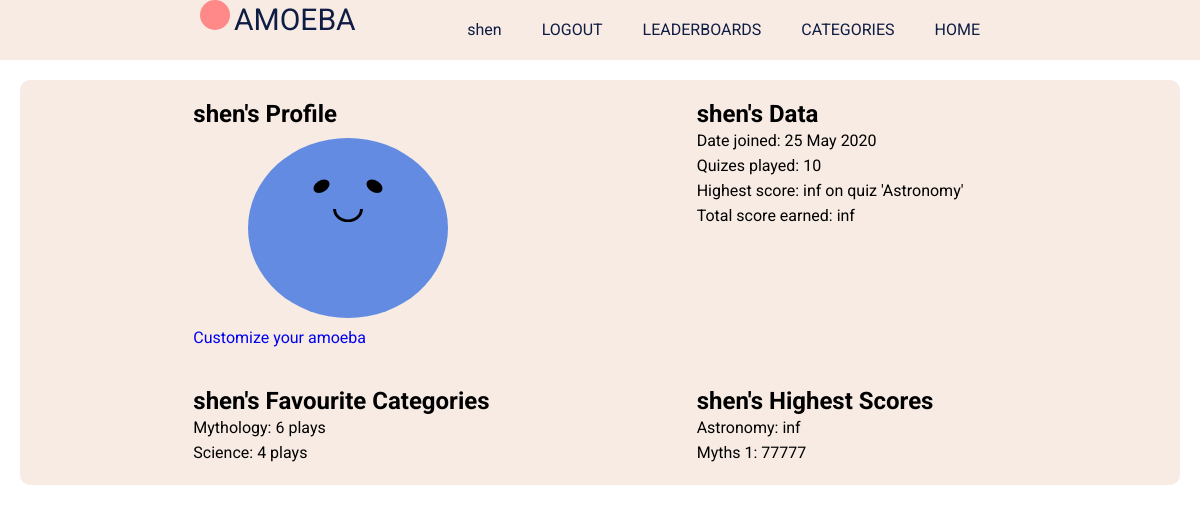
Screenshot of /user/shen (signed in) with the database file from the repository.
### app/models.py (models this page shows, shortened)
class User(UserMixin, db.Model):
  id = db.Column(db.Integer, primary_key=True)
  username = db.Column(db.String(20), unique=True, index=True, nullable=False)
  email = db.Column(db.String(120), unique=True, index=True, nullable=False)
  password_hash = db.Column(db.String(128))
  posted_quizes = db.relationship('Quiz', backref = 'postedby', lazy = 'dynamic')
  attempts = db.relationship('Attempt', backref = 'user', lazy = 'dynamic')
  is_admin = db.Column(db.Boolean, default=False, nullable=False)
  date_joined = db.Column(db.DateTime, index=True, default=datetime.utcnow)

class Attempt(db.Model):
  id = db.Column(db.Integer, primary_key=True)
  user_id = db.Column(db.Integer, db.ForeignKey('user.id'))
  quiz_id = db.Column(db.Integer, db.ForeignKey('quiz.id'))
  score = db.Column(db.Integer, index=True)
  date = db.Column(db.DateTime, index=True, default=datetime.utcnow)

class Quiz(db.Model):
  id = db.Column(db.Integer, primary_key=True)
  category = db.Column(db.String(32), index=True)
  quizname = db.Column(db.String(32), index=True, unique=True)
  filename = db.Column(db.String(32),unique=True)
  date_added = db.Column(db.DateTime, index=True, default=datetime.utcnow)
  user_id = db.Column(db.Integer, db.ForeignKey('user.id'))
  attempts = db.relationship('Attempt', backref = 'quiz', lazy = 'dynamic')

### app/routes.py (the view)
@app.route('/user/<username>')
@login_required
def profile(username):
  user = User.query.filter_by(username=username).first_or_404()
  joindate = user.date_joined.strftime("%d %b %Y")
  favcats = []
  favcatsplays = []
  hiquizzes = []
  hiscores = []
  totalattempts = 0
  totalscore = 0
  madeattempt = Attempt.query.filter_by(user_id = user.id).first() is not None
  datadic = {}
  if madeattempt:
    categoryranking = db.session.query(Attempt, Quiz, func.count(Quiz.category)).filter(Attempt.quiz_id==Quiz.id, Attempt.user_id==user.id).group_by(Quiz.category).order_by(func.count(Quiz.category).desc()).limit(4).all()
    for i in range(0, len(categoryranking)):
      favcats.append(categoryranking[i][1].category)
      favcatsplays.append(categoryranking[i][2])
    scoreranking = db.session.query(Attempt, Quiz, func.max(Attempt.score)).filter(Attempt.quiz_id==Quiz.id, Attempt.user_id==user.id).group_by(Quiz.id).order_by(func.max(Attempt.score).desc()).limit(4).all()
    for i in range(0, len(scoreranking)):
      hiquizzes.append(scoreranking[i][1].quizname)
      hiscores.append(scoreranking[i][2])
    allplays = db.session.query(func.count(Attempt.user_id)).filter_by(user_id=user.id).first()
    totalattempts = allplays[0]
    allscores = db.session.query(func.sum(Attempt.score)).filter_by(user_id=user.id).first()
    totalscore = allscores[0]
  datadic["joindate"]=joindate
  datadic["favcats"]=favcats
  datadic["favcatlen"]=len(favcats)
  datadic["favcatsplays"]=favcatsplays
  datadic["hiquizzes"]=hiquizzes
  datadic["hiquizlen"]=len(hiquizzes)
  datadic["hiscores"]=hiscores
  datadic["totalattempts"]=totalattempts
  datadic["totalscore"]=totalscore
  datadic["madeattempt"]=madeattempt
  return render_template("profile.html", user=user, datadic=datadic)

### app/models.py (called while the page is built)
@login.user_loader
def load_user(id): #retrieve the user object representing the current user from the database
  return User.query.get(int(id)) #flask-login uses string for ids. database uses integers for id

### app/templates/profile.html (shortened to what this page needs)
{% extends "template.html" %}
{% block head %}
<link rel="stylesheet" href="{{ url_for('static', filename='styles/amoeba.css')}}">
{% endblock %}
{%block content%}
<div class="contentflex1">
  <div class="userflex">
    <h2> {{ user.username }}'s Profile</h2>
    <div id="amoeba_box">
      <div class="amoeba_box_child">
        <div class="amoeba_ball" id="amoeba1">
          <div class="amoeba_eye eye_left"></div>
          <div class="amoeba_eye eye_right"></div>
          <div class="amoeba_smile"></div>
        </div>
      </div>
    </div>
    {% if user==current_user %}
      <a href="{{ url_for('customamoeba') }}">Customize your amoeba</a>
    {% endif %}
  </div>
  <div class="listflex">
    <h2>{{ user.username }}'s Data</h2>
    <ul>
      <li>Date joined: {{ datadic["joindate"] }}</li>
      {% if datadic["madeattempt"] %}
      <li>Quizes played: {{ datadic["totalattempts"] }}</li>
      <li>Highest score: {{ datadic["hiscores"][0] }} on quiz '{{ datadic["hiquizzes"][0] }}'</li>
      <li>Total score earned: {{ datadic["totalscore"] }}</li>
      {% else %}
      <li> </li>
      <li>This user has not played any quizes yet</li>
      {% endif %}
    </ul>
  </div>
</div>
<div class="contentflex2">
  <div class="listflex">
    <h2>{{ user.username }}'s Favourite Categories</h2>
    <ul>
      {% if datadic["madeattempt"] %}
        {% for i in range(0, datadic["favcatlen"]) %}
          <li>{{ datadic["favcats"][i] }}: {{ datadic["favcatsplays"][i] }} plays</li>
        {% endfor %}
      {% else %}
        <li> </li>
        <li>There is no data to show</li>
      {% endif %}
    </ul>
  </div>
  <div class="listflex">
    <h2>{{ user.username }}'s Highest Scores</h2>
    <ul>
      {% if datadic["madeattempt"] %}
        {% for i in range(0, datadic["hiquizlen"]) %}
          <li>{{ datadic["hiquizzes"][i] }}: {{ datadic["hiscores"][i] }}</li>
        {% endfor %}
      {% else %}
        <li> </li>
        <li>There is no data to show</li>
      {% endif %}
    </ul>
  </div>
</div>
{% endblock %}

### app/templates/template.html (shortened to what this page needs)
<html lang="en">
  <head>
    <link
      rel="stylesheet"
      type="text/css"
      href="{{ url_for('static', filename =
    'styles/content.css')}}"
    />
    {%block head%}{% endblock %}
  </head>
  <body>
    <header>
      <div class="header-content">
        <div class="logo">
          <div id="amoeba-logo"></div>
          <span id="logo-text">AMOEBA</span>
        </div>
        <u1 class="navigation">
          <a href="{{ url_for('index') }}">HOME</a>
          <a href="{{ url_for('categories') }}">CATEGORIES</a>
          <a href="{{ url_for('leaderboards') }}">LEADERBOARDS</a>
          {% if current_user.is_authenticated %}
          <a href="{{ url_for('logout') }}">LOGOUT</a>
          <a href="{{ url_for('profile', username=current_user.username) }}">{{ current_user.username }}</a>
          {% else %}
          <a href="{{ url_for('signup_login') }}">LOGIN/SIGNUP</a>
          {% endif %}
        </u1>
      </div>
    </header>
    {% block content %}{% endblock %}
  </body>
</html>

### app/static/styles/content.css (style rules this page uses)
* { padding: 0; margin: 0; list-style: none; text-decoration: none; font-family: 'roboto', sans-serif; box-sizing: border-box; }
body { background-color: white; }
header { width: 100%; height: 60px; display: block; background-color: #f7ebe4; }
.header-content { height: inherit; margin-left: 200px; margin-right: 200px; }
.logo { float: left; display: inline-block; color: #0f1c43; margin-top }
#amoeba-logo { background-color: #ff8989; border-radius: 50%; width: 30px; height: 30px; display: inline-block; }
#logo-text { font-size: 30px; }
.navigation { float: right; }
.navigation a { height: 100%; float: right; padding: 20px 20px; list-style: none; color: #0f1c43; }

### app/static/styles/amoeba.css (style rules this page uses)
.amoeba_ball { height: 200px; width: 200px; background-color: #638be2; border-radius: 50%; transform: scale(1, 0.9); position: relative; margin: 0 auto 0; animation: bounce 1s ease-in infinite; }
.amoeba_eye { height: 15px; width: 15px; background-color: black; border-radius: 50%; transform: translate(-50%, -50%); position: absolute; top: 23%; z-index: 2; }
.eye_left { left: 33%; transform: skewX(-20deg); z-index: 2; }
.eye_right { right: 33%; transform: skewX(20deg); z-index: 2; }
.amoeba_smile { height: 15px; width: 30px; border-bottom-left-radius: 15px; border-bottom-right-radius: 15px; border: 3px solid black; border-top: 0; transform: translate(-50%, -50%); position: absolute; left: 50%; top: 43%; z-index: 2; }

### app/templates/profile.html (style rules this page uses)
.contentflex1 { display: flex; background-color: #f7ebe4; border-top-left-radius: 10px; border-top-right-radius: 10px; margin: 20px 20px 0 20px; justify-content: space-evenly; flex-wrap: wrap; }
.contentflex2 { display: flex; background-color: #f7ebe4; border-bottom-left-radius: 10px; border-bottom-right-radius: 10px; margin: 0px 20px 20px 20px; justify-content: space-evenly; flex-wrap: wrap; }
.userflex { display: flex; flex-direction: column; padding:20px; width: 350px; }
.listflex { display: flex; flex-direction: column; padding:20px; width: 350px; }
.listflex ul { list-style-type: none; }
.listflex li { padding: 3px 0px; }

### rows the page displays
User: username "shen"
Attempt: score "inf", totalscore "inf"
Quiz: quizname "Astronomy", category "Science", quizname "Astronomy"
Quiz: category "Mythology", quizname "Myths 1"

### other values shown
{{ datadic["joindate"] }} "25 May 2020"
{{ datadic["totalattempts"] }} "10"
{{ datadic["favcatsplays"][i] }} "6" "4"
{{ datadic["hiscores"][i] }} "inf" "77777"
